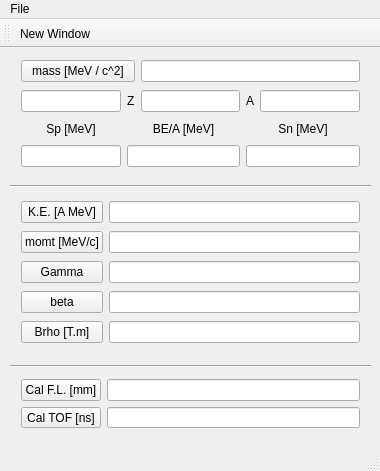
<?xml version="1.0" encoding="UTF-8"?>
<ui version="4.0">
 <class>MainWindow</class>
 <widget class="QMainWindow" name="MainWindow">
  <property name="geometry">
   <rect>
    <x>0</x>
    <y>0</y>
    <width>380</width>
    <height>471</height>
   </rect>
  </property>
  <property name="windowTitle">
   <string>Relativistic Kinematics</string>
  </property>
  <widget class="QWidget" name="centralWidget">
   <widget class="QWidget" name="gridLayoutWidget">
    <property name="geometry">
     <rect>
      <x>10</x>
      <y>10</y>
      <width>361</width>
      <height>122</height>
     </rect>
    </property>
    <layout class="QGridLayout" name="gridLayout" rowstretch="0,0,0,0">
     <property name="sizeConstraint">
      <enum>QLayout::SetMinimumSize</enum>
     </property>
     <property name="topMargin">
      <number>0</number>
     </property>
     <item row="2" column="3" colspan="2">
      <widget class="QLabel" name="label_5">
       <property name="maximumSize">
        <size>
         <width>16777215</width>
         <height>17</height>
        </size>
       </property>
       <property name="text">
        <string>Sn [MeV]</string>
       </property>
       <property name="alignment">
        <set>Qt::AlignCenter</set>
       </property>
      </widget>
     </item>
     <item row="0" column="0" colspan="2">
      <widget class="QPushButton" name="pushButton">
       <property name="text">
        <string>mass [MeV / c^2]</string>
       </property>
       <property name="autoDefault">
        <bool>true</bool>
       </property>
       <property name="flat">
        <bool>false</bool>
       </property>
      </widget>
     </item>
     <item row="1" column="3">
      <widget class="QLabel" name="label_2">
       <property name="text">
        <string>A</string>
       </property>
      </widget>
     </item>
     <item row="1" column="1">
      <widget class="QLabel" name="label">
       <property name="text">
        <string>Z</string>
       </property>
      </widget>
     </item>
     <item row="3" column="1" colspan="2">
      <widget class="QLineEdit" name="lineEdit_BEA">
       <property name="enabled">
        <bool>true</bool>
       </property>
       <property name="alignment">
        <set>Qt::AlignCenter</set>
       </property>
       <property name="readOnly">
        <bool>true</bool>
       </property>
      </widget>
     </item>
     <item row="3" column="0">
      <widget class="QLineEdit" name="lineEdit_Sp">
       <property name="enabled">
        <bool>true</bool>
       </property>
       <property name="alignment">
        <set>Qt::AlignCenter</set>
       </property>
       <property name="readOnly">
        <bool>true</bool>
       </property>
      </widget>
     </item>
     <item row="1" column="2">
      <widget class="QLineEdit" name="lineEdit_Z">
       <property name="alignment">
        <set>Qt::AlignCenter</set>
       </property>
      </widget>
     </item>
     <item row="1" column="0">
      <widget class="QLineEdit" name="lineEdit_Name">
       <property name="enabled">
        <bool>true</bool>
       </property>
       <property name="focusPolicy">
        <enum>Qt::NoFocus</enum>
       </property>
       <property name="alignment">
        <set>Qt::AlignCenter</set>
       </property>
       <property name="readOnly">
        <bool>true</bool>
       </property>
      </widget>
     </item>
     <item row="3" column="3" colspan="2">
      <widget class="QLineEdit" name="lineEdit_Sn">
       <property name="enabled">
        <bool>true</bool>
       </property>
       <property name="alignment">
        <set>Qt::AlignCenter</set>
       </property>
       <property name="readOnly">
        <bool>true</bool>
       </property>
      </widget>
     </item>
     <item row="2" column="0">
      <widget class="QLabel" name="label_3">
       <property name="maximumSize">
        <size>
         <width>16777215</width>
         <height>17</height>
        </size>
       </property>
       <property name="text">
        <string>Sp [MeV]</string>
       </property>
       <property name="alignment">
        <set>Qt::AlignCenter</set>
       </property>
      </widget>
     </item>
     <item row="0" column="2" colspan="3">
      <widget class="QLineEdit" name="lineEdit_Mass">
       <property name="enabled">
        <bool>true</bool>
       </property>
       <property name="text">
        <string/>
       </property>
       <property name="alignment">
        <set>Qt::AlignCenter</set>
       </property>
       <property name="readOnly">
        <bool>true</bool>
       </property>
      </widget>
     </item>
     <item row="1" column="4">
      <widget class="QLineEdit" name="lineEdit_A">
       <property name="alignment">
        <set>Qt::AlignCenter</set>
       </property>
      </widget>
     </item>
     <item row="2" column="1" colspan="2">
      <widget class="QLabel" name="label_4">
       <property name="maximumSize">
        <size>
         <width>16777215</width>
         <height>17</height>
        </size>
       </property>
       <property name="text">
        <string>BE/A [MeV]</string>
       </property>
       <property name="alignment">
        <set>Qt::AlignCenter</set>
       </property>
      </widget>
     </item>
    </layout>
   </widget>
   <widget class="QWidget" name="gridLayoutWidget_2">
    <property name="geometry">
     <rect>
      <x>10</x>
      <y>140</y>
      <width>361</width>
      <height>173</height>
     </rect>
    </property>
    <layout class="QGridLayout" name="gridLayout_2">
     <item row="2" column="1">
      <widget class="QLineEdit" name="lineEdit_Gamma">
       <property name="enabled">
        <bool>true</bool>
       </property>
       <property name="alignment">
        <set>Qt::AlignCenter</set>
       </property>
       <property name="readOnly">
        <bool>false</bool>
       </property>
      </widget>
     </item>
     <item row="2" column="0">
      <widget class="QPushButton" name="pushButton_Gamma">
       <property name="text">
        <string>Gamma</string>
       </property>
      </widget>
     </item>
     <item row="0" column="1">
      <widget class="QLineEdit" name="lineEdit_KE">
       <property name="enabled">
        <bool>true</bool>
       </property>
       <property name="alignment">
        <set>Qt::AlignCenter</set>
       </property>
       <property name="readOnly">
        <bool>false</bool>
       </property>
      </widget>
     </item>
     <item row="3" column="1">
      <widget class="QLineEdit" name="lineEdit_Beta">
       <property name="enabled">
        <bool>true</bool>
       </property>
       <property name="alignment">
        <set>Qt::AlignCenter</set>
       </property>
       <property name="readOnly">
        <bool>false</bool>
       </property>
      </widget>
     </item>
     <item row="1" column="0">
      <widget class="QPushButton" name="pushButton_momt">
       <property name="text">
        <string>momt [MeV/c]</string>
       </property>
      </widget>
     </item>
     <item row="1" column="1">
      <widget class="QLineEdit" name="lineEdit_momt">
       <property name="enabled">
        <bool>true</bool>
       </property>
       <property name="alignment">
        <set>Qt::AlignCenter</set>
       </property>
       <property name="readOnly">
        <bool>false</bool>
       </property>
      </widget>
     </item>
     <item row="0" column="0">
      <widget class="QPushButton" name="pushButton_KE">
       <property name="sizePolicy">
        <sizepolicy hsizetype="Minimum" vsizetype="Fixed">
         <horstretch>0</horstretch>
         <verstretch>0</verstretch>
        </sizepolicy>
       </property>
       <property name="autoFillBackground">
        <bool>false</bool>
       </property>
       <property name="text">
        <string>K.E. [A MeV]</string>
       </property>
       <property name="autoDefault">
        <bool>true</bool>
       </property>
      </widget>
     </item>
     <item row="3" column="0">
      <widget class="QPushButton" name="pushButton_Beta">
       <property name="text">
        <string>beta</string>
       </property>
      </widget>
     </item>
     <item row="4" column="0">
      <widget class="QPushButton" name="pushButton_Brho">
       <property name="text">
        <string>Brho [T.m]</string>
       </property>
      </widget>
     </item>
     <item row="4" column="1">
      <widget class="QLineEdit" name="lineEdit_Brho">
       <property name="enabled">
        <bool>true</bool>
       </property>
       <property name="alignment">
        <set>Qt::AlignCenter</set>
       </property>
       <property name="readOnly">
        <bool>false</bool>
       </property>
      </widget>
     </item>
    </layout>
   </widget>
   <widget class="Line" name="line">
    <property name="geometry">
     <rect>
      <x>10</x>
      <y>130</y>
      <width>361</width>
      <height>16</height>
     </rect>
    </property>
    <property name="orientation">
     <enum>Qt::Horizontal</enum>
    </property>
   </widget>
   <widget class="Line" name="line_2">
    <property name="geometry">
     <rect>
      <x>10</x>
      <y>310</y>
      <width>361</width>
      <height>16</height>
     </rect>
    </property>
    <property name="orientation">
     <enum>Qt::Horizontal</enum>
    </property>
   </widget>
   <widget class="QWidget" name="gridLayoutWidget_3">
    <property name="geometry">
     <rect>
      <x>10</x>
      <y>320</y>
      <width>361</width>
      <height>71</height>
     </rect>
    </property>
    <layout class="QGridLayout" name="gridLayout_3">
     <item row="0" column="1">
      <widget class="QLineEdit" name="lineEdit_FL">
       <property name="enabled">
        <bool>true</bool>
       </property>
       <property name="alignment">
        <set>Qt::AlignCenter</set>
       </property>
       <property name="readOnly">
        <bool>false</bool>
       </property>
      </widget>
     </item>
     <item row="1" column="0">
      <widget class="QPushButton" name="pushButton_TOF">
       <property name="text">
        <string>Cal TOF [ns]</string>
       </property>
      </widget>
     </item>
     <item row="0" column="0">
      <widget class="QPushButton" name="pushButton_FL">
       <property name="text">
        <string>Cal F.L. [mm]</string>
       </property>
      </widget>
     </item>
     <item row="1" column="1">
      <widget class="QLineEdit" name="lineEdit_TOF">
       <property name="enabled">
        <bool>true</bool>
       </property>
       <property name="alignment">
        <set>Qt::AlignCenter</set>
       </property>
       <property name="readOnly">
        <bool>false</bool>
       </property>
      </widget>
     </item>
    </layout>
   </widget>
  </widget>
  <widget class="QMenuBar" name="menuBar">
   <property name="geometry">
    <rect>
     <x>0</x>
     <y>0</y>
     <width>380</width>
     <height>22</height>
    </rect>
   </property>
   <widget class="QMenu" name="menuFile">
    <property name="title">
     <string>File</string>
    </property>
    <addaction name="actionNew_Windows"/>
   </widget>
   <addaction name="menuFile"/>
  </widget>
  <widget class="QToolBar" name="mainToolBar">
   <attribute name="toolBarArea">
    <enum>TopToolBarArea</enum>
   </attribute>
   <attribute name="toolBarBreak">
    <bool>false</bool>
   </attribute>
   <addaction name="actionNew_Windows"/>
  </widget>
  <widget class="QStatusBar" name="statusBar"/>
  <action name="actionNew_Windows">
   <property name="text">
    <string>New Window</string>
   </property>
  </action>
 </widget>
 <layoutdefault spacing="6" margin="11"/>
 <tabstops>
  <tabstop>lineEdit_Z</tabstop>
  <tabstop>lineEdit_A</tabstop>
  <tabstop>pushButton</tabstop>
  <tabstop>lineEdit_Mass</tabstop>
  <tabstop>lineEdit_Sp</tabstop>
  <tabstop>lineEdit_BEA</tabstop>
  <tabstop>lineEdit_Sn</tabstop>
  <tabstop>lineEdit_Name</tabstop>
 </tabstops>
 <resources/>
 <connections/>
</ui>
